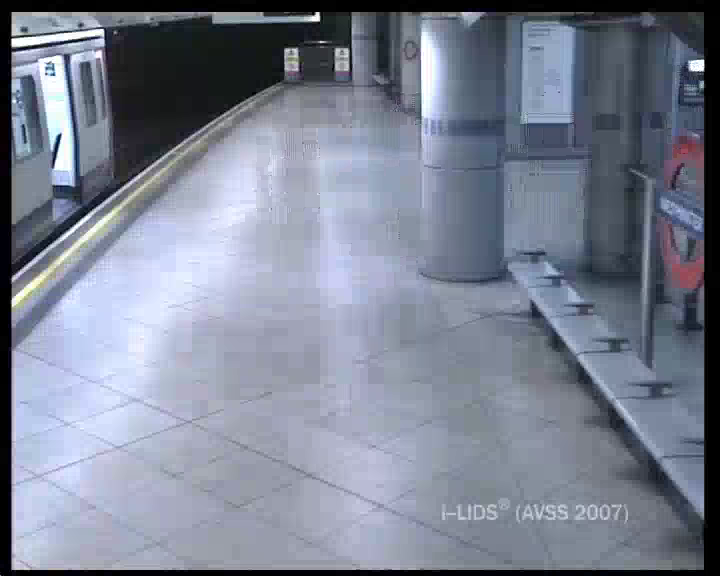
#> input picture frame 460 of AVSS_E2.avi, 720 x 576 px
$ jupyter execute 'Abandoned Object Detection - python code.ipynb'   (shell and % lines are left out)
#> lines starting #> are read from the running program, lines starting #| are printed output that depends on the picture; after the words box and inside, x2 and y2 are one past the last pixel; in counts of white or black regions, pixels touching at a corner belong together
[cell 1]
import numpy as np
import cv2
from matplotlib import pyplot as plt

#Get Statistics of the video + Download Frames

[cell 2]
import numpy as np
import cv2
import os

file_path = r'AVSS_E2.avi'
output_folder = r'C:/Frames/'  # Specify the output folder here

# Check if the output folder exists, create if not
if not os.path.exists(output_folder):
    os.makedirs(output_folder)

cap = cv2.VideoCapture(file_path)

counter = 0
while cap.isOpened():
    # Read the frame
    ret, frame = cap.read()
#> frame is the input picture: shape (576, 720, 3); mean B, G, R 146.5, 130, 123.3

    # Check if frame is successfully read
    if not ret:
        break

    # Save the frame
    FrameNo = output_folder + 'FrameNo' + str(counter) + '.png'
    cv2.imwrite(FrameNo, frame)

    # Show the frame
    cv2.imshow('Window', frame)

    # Check for 'q' key press to exit
    if cv2.waitKey(1) & 0xFF == ord('q'):
#> (key q is pressed here)
        break

    counter += 1

# Print video statistics
print("Frame Count   : ", cap.get(cv2.CAP_PROP_FRAME_COUNT))
print("Format        : ", cap.get(cv2.CAP_PROP_FORMAT))
print("Height        : ", cap.get(cv2.CAP_PROP_FRAME_HEIGHT))
print("Width         : ", cap.get(cv2.CAP_PROP_FRAME_WIDTH))
print("Mode          : ", cap.get(cv2.CAP_PROP_MODE))
print("Brightness    : ", cap.get(cv2.CAP_PROP_BRIGHTNESS))
print("Fourcc        : ", cap.get(cv2.CAP_PROP_FOURCC))
print("Contrast      : ", cap.get(cv2.CAP_PROP_CONTRAST))
print("FrameperSec   : ", cap.get(cv2.CAP_PROP_FPS))

# Calculate and print video duration
FrameCount = cap.get(cv2.CAP_PROP_FRAME_COUNT)
FrameperSecond = cap.get(cv2.CAP_PROP_FPS)
DurationSecond = FrameCount / FrameperSecond if FrameperSecond > 0 else 0
print("FrameDuration : ", DurationSecond, "seconds")

# Release video capture object and close all windows
cap.release()
cv2.destroyAllWindows()

# Find the mask dimension to hide the train

[cell 3]
import numpy as np
import cv2
from matplotlib import pyplot as plt

pathfile = r'FrameNo88_Train.png'

# Load image
img_original = cv2.imread(pathfile)
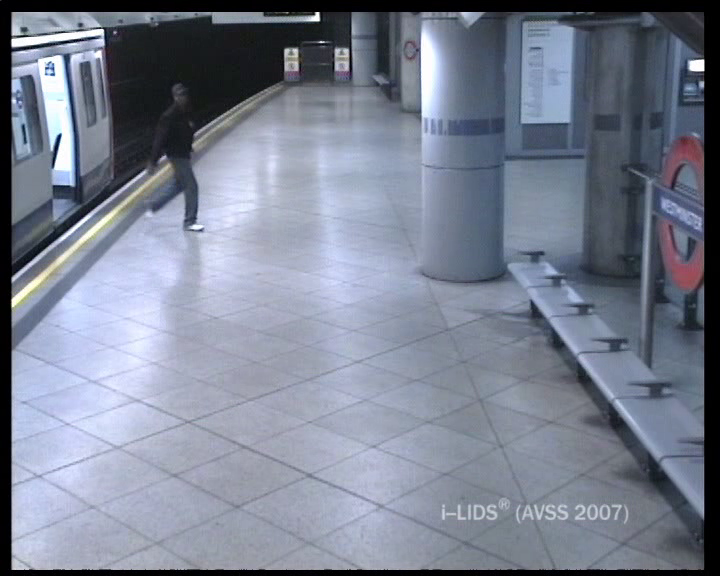
#> input picture FrameNo88_Train.png, 720 x 576 px
#> img_original is the input picture: shape (576, 720, 3); mean B, G, R 145.1, 128.6, 121.6
cv2.imshow('original', img_original)

# Draw Markers + Get width and Height + Break into 10 rows and columns
width = 720
height = 576

# Draw columns at 50 intervals, width step at 50, height from 0 to 576
col_interval = 50
for i in range(0, width, col_interval):
    cv2.line(img_original, (i, 0), (i, height), (255, 255, 0), 2)
    cv2.putText(img_original, '%s' % i, (i, int(col_interval / 2)), cv2.FONT_HERSHEY_SIMPLEX, 0.3, (0, 0, 0), thickness=1)  # 0.6 is the fontScale
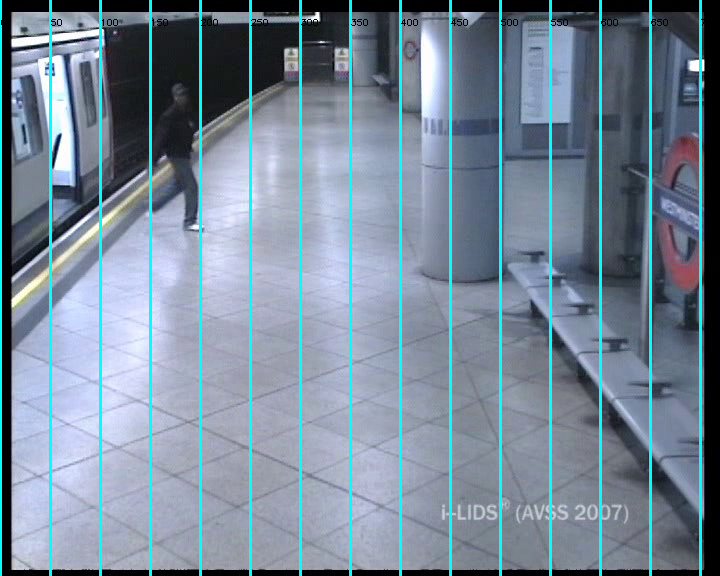
#> img_original: shape (576, 720, 3); 6.26% of pixels changed, all inside (x1, y1, x2, y2) = (0, 0, 712, 576)
cv2.imshow('markers_col', img_original)

# Draw rows at 50 interval
row_interval = 50
for i in range(0, height, row_interval):
    cv2.line(img_original, (0, i), (width, i), (255, 255, 0), 2)
    cv2.putText(img_original, '%s' % i, (int(row_interval / 2), i), cv2.FONT_HERSHEY_SIMPLEX, 0.3, (0, 0, 0), thickness=1)  # 0.6 is the fontScale
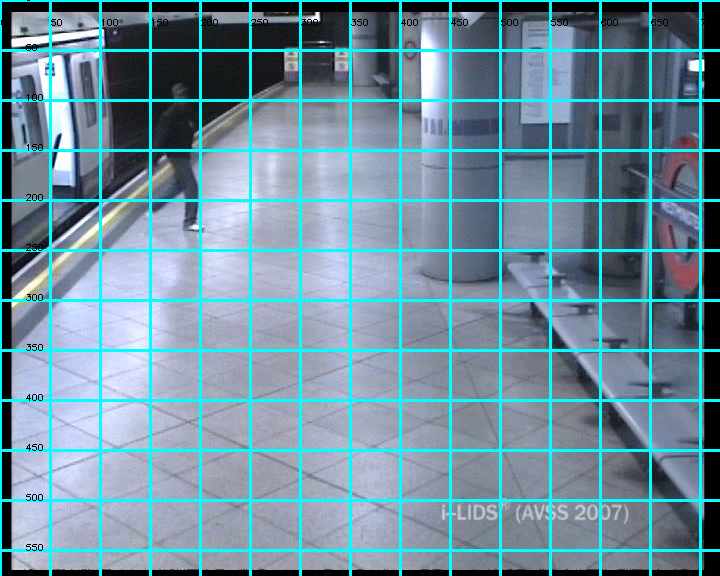
#> img_original: shape (576, 720, 3); 5.79% of pixels changed, all inside (x1, y1, x2, y2) = (2, 0, 720, 552)

cv2.imshow('markers_col_row', img_original)

# Manually read the grid and mark down the x, y of the area of interest + Draw the polygon to confirm the mask location
# First mask - which is whole image black
mask = np.zeros(img_original.shape[:2], dtype="uint8")  # (576, 720, 3), take (576,720) same height and width as the image
cv2.imshow('mask', mask)

pts = np.array([[280, 80], [0, 300], [0, 500], [700, 500], [700, 80]], np.int32)

# Draw the polygon on the image
cv2.polylines(img_original, [pts], True, (255, 0, 0), thickness=2)
#> img_original: shape (576, 720, 3); 1.48% of pixels changed, all inside (x1, y1, x2, y2) = (0, 79, 702, 502)
cv2.imshow('AreaOfInterest', img_original)

print("Area of Interest :\n", pts)

# Fill the polygon on the mask
cv2.fillPoly(mask, [pts], 255)
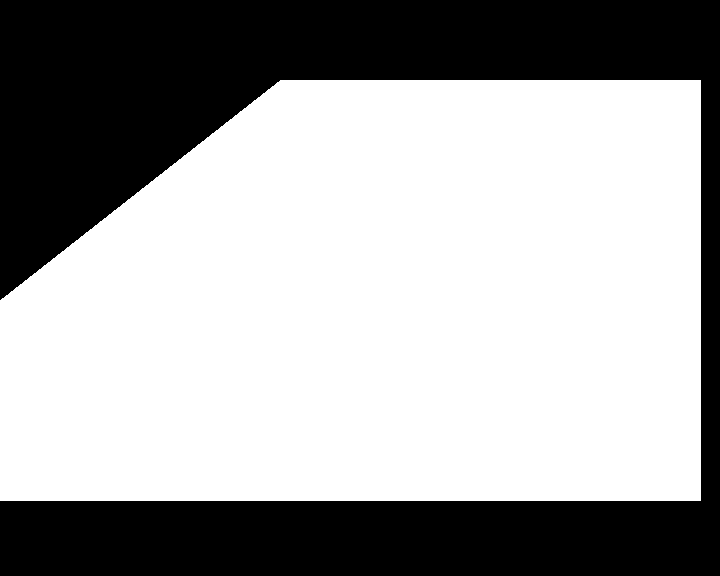
#> mask: shape (576, 720); 63.7% white; 1 black region, box (x1, y1, x2, y2) and area: (0, 0, 720, 576) 150519
cv2.imshow('Masked', mask)

# Bitwise AND to apply the mask
masked = cv2.bitwise_and(img_original, img_original, mask=mask)
cv2.imshow('MaskedImg', masked)

# Show all images in Matplotlib
plt.figure(figsize=(20, 20))  # control size ; width and height in inches
plt.subplot(231), plt.imshow(cv2.cvtColor(img_original, cv2.COLOR_BGR2RGB)), plt.title('Original'), plt.xticks([]), plt.yticks([])
plt.subplot(232), plt.imshow(cv2.cvtColor(masked, cv2.COLOR_BGR2RGB)), plt.title('MaskedImg'), plt.xticks([]), plt.yticks([])

cv2.waitKey(0)
cv2.destroyAllWindows()
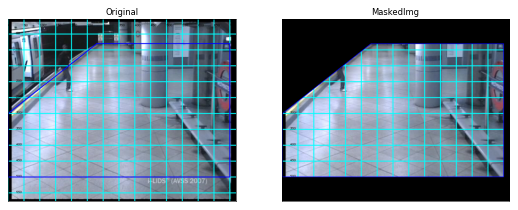
#> figure drawn by matplotlib, 2 panels

# BackgroundSubtractorMOG

[cell 4]
import numpy as np
import cv2
from collections import Counter, defaultdict

pathfile = r'FrameNo88_Train.png'

# Size the window first
cv2.namedWindow('CannyEdgeDet', cv2.WINDOW_NORMAL)  # user can resize window
cv2.namedWindow('frame', cv2.WINDOW_NORMAL)  # user can resize window
cv2.namedWindow('Abandoned Object Detection', cv2.WINDOW_NORMAL)  # user can resize window
cv2.namedWindow('frame_masked', cv2.WINDOW_NORMAL)  # user can resize window
cv2.namedWindow('Morph_Close', cv2.WINDOW_NORMAL)  # user can resize window

# Load image
img_original = cv2.imread(pathfile)
cv2.imshow('original', img_original)

# Create Black Mask + Draw White Polygon on Black Mask
mask = np.zeros(img_original.shape[:2], dtype="uint8")  # (576, 720), same height and width as the image
pts = np.array([[280, 80], [0, 300], [0, 500], [650, 500], [650, 80]], np.int32)
cv2.fillPoly(mask, [pts], 255, 1)
#> mask: shape (576, 720); 58.7% white; 1 black region, box (x1, y1, x2, y2) and area: (0, 0, 720, 576) 171429
cv2.imshow('Masked', mask)

# Location of video and first frame
file_path = r'AVSS_E2.avi'

# Read video
cap = cv2.VideoCapture(file_path)

# Initialize BackgroundSubtractor
fgbg = cv2.createBackgroundSubtractorMOG2()

consecutiveframe = 20

track_temp = []
track_master = []
track_temp2 = []

top_contour_dict = defaultdict(int)
obj_detected_dict = defaultdict(int)

frameno = 0

while cap.isOpened():
    ret, frame = cap.read()
    if not ret:
        break
    frameno += 1
    cv2.putText(frame, f'Frameno:{frameno}', (400, 50), cv2.FONT_HERSHEY_SIMPLEX, 1, (255, 255, 255), 2)
#> frame: shape (576, 720, 3); 0.25% of pixels changed, all inside (x1, y1, x2, y2) = (403, 28, 559, 52)

    # Apply Mask on frame
    fgmask = fgbg.apply(frame)
#> fgmask: shape (576, 720); values 127 (black) and 255 (white), 3.1% white; 54 white regions (26 under 20 px), largest, box (x1, y1, x2, y2) and area: (705, 280, 720, 576) 3716, (704, 48, 720, 272) 2428, (192, 0, 320, 15) 1187
    fgmask_masked = cv2.bitwise_and(fgmask, fgmask, mask=mask)
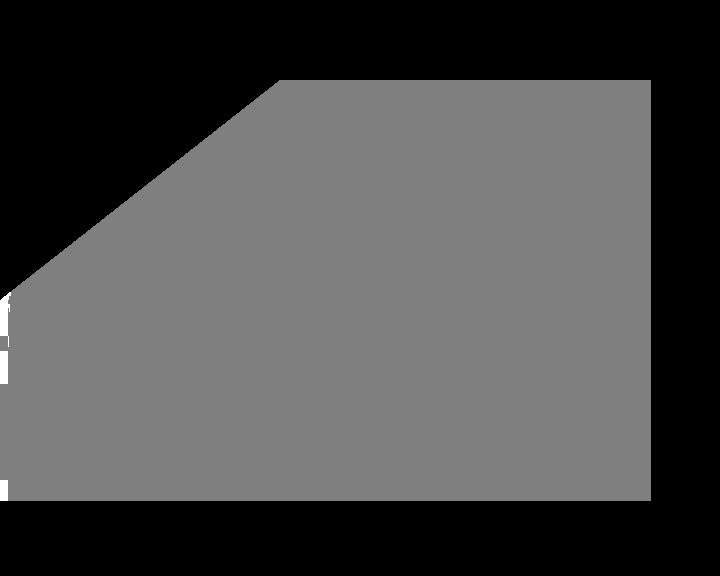
#> fgmask_masked: shape (576, 720); min 0, max 255, mean 74.7

    # Canny Edge Detection (these are broken lines along the boundary)
    edged = cv2.Canny(fgmask_masked, 30, 100)
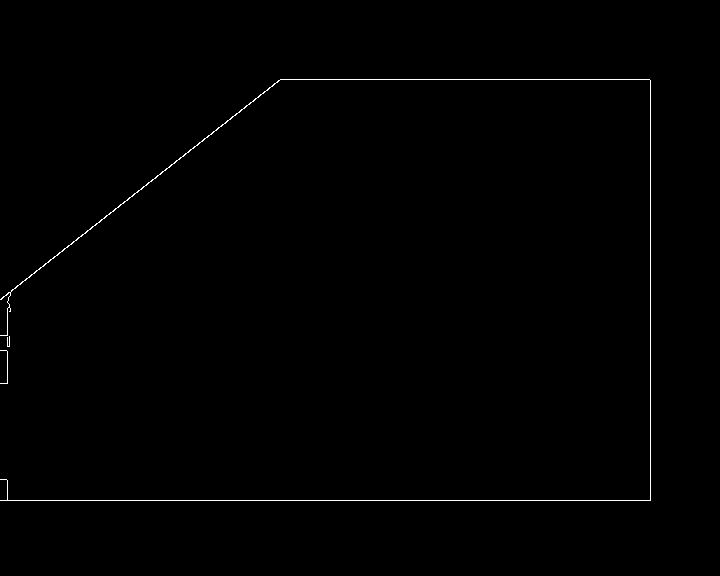
#> edged: shape (576, 720); 0.49% white in thin lines or dots, all inside (x1, y1, x2, y2) = (0, 79, 651, 501)
    cv2.imshow('CannyEdgeDet', edged)

    kernel2 = np.ones((10, 10), np.uint8)
    thresh2 = cv2.morphologyEx(fgmask_masked, cv2.MORPH_CLOSE, kernel2, iterations=2)
    cv2.imshow('Morph_Close', thresh2)

    # Create a copy of the thresh to find contours
    cnts, _ = cv2.findContours(thresh2.copy(), cv2.RETR_EXTERNAL, cv2.CHAIN_APPROX_SIMPLE)
#> cnts = 1 contour; box (x1, y1, x2, y2) and area: (0, 82, 653, 503) 242772

    mycnts = []  # every new frame, set to empty list
    for c in cnts:
        M = cv2.moments(c)
        if M['m00'] == 0:
            continue
        cx = int(M['m10'] / M['m00'])
        cy = int(M['m01'] / M['m00'])

        if 100 <= cv2.contourArea(c) <= 20000:
            mycnts.append(c)
            x, y, w, h = cv2.boundingRect(c)
            cv2.rectangle(frame, (x, y), (x + w, y + h), (0, 255, 0), 2)
            cv2.putText(frame, f'C {cx},{cy},{cx+cy}', (cx, cy), cv2.FONT_HERSHEY_SIMPLEX, 1, (0, 0, 0), 2)
            sumcxcy = cx + cy
            track_temp.append([cx + cy, frameno])
            track_master.append([cx + cy, frameno])
            countuniqueframe = set(j for i, j in track_master)

            if len(countuniqueframe) > consecutiveframe:
                minframeno = min(j for i, j in track_master)
                for i, j in track_master:
                    if j != minframeno:
                        track_temp2.append([i, j])
                track_master = list(track_temp2)
                track_temp2 = []

            countcxcy = Counter(i for i, j in track_master)
            for i, j in countcxcy.items():
                if j >= consecutiveframe:
                    top_contour_dict[i] += 1

            if sumcxcy in top_contour_dict and top_contour_dict[sumcxcy] > 100:
                cv2.rectangle(frame, (x, y), (x + w, y + h), (255, 0, 0), 3)
                cv2.putText(frame, 'CheckObject', (cx, cy), cv2.FONT_HERSHEY_SIMPLEX, 1, (255, 255, 255), 2)
                obj_detected_dict[sumcxcy] = frameno
#> this loop made 1 pass
#> (cx, cy) on pass 1: (355, 309)
#> after the loop, mycnts = []; obj_detected_dict = 0 items; top_contour_dict = 0 items; track_temp = []

    for i, j in obj_detected_dict.items():
        if frameno - obj_detected_dict[i] > 200:
            obj_detected_dict.pop(i)
            top_contour_dict[i] = 0
#> this loop made 0 passes

    cv2.polylines(frame, [pts], True, (255, 0, 0), thickness=2)
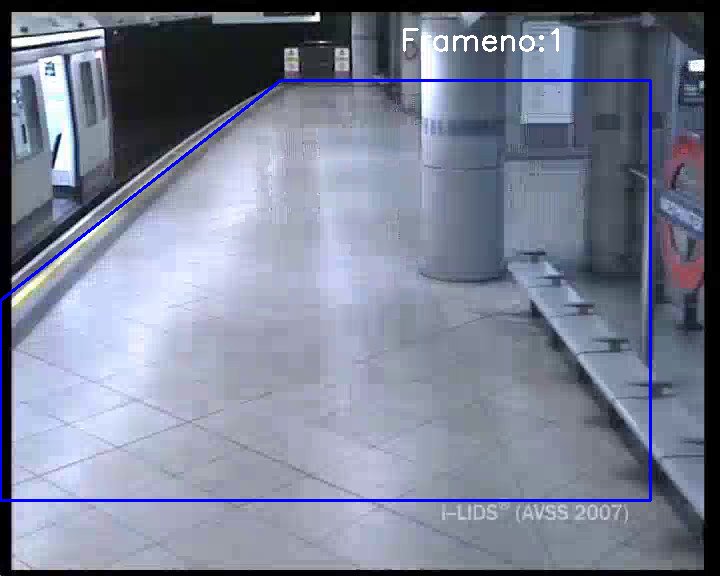
#> frame: shape (576, 720, 3); mean B, G, R 148.5, 128.7, 122.1
    cv2.imshow('Abandoned Object Detection', frame)
    cv2.imshow('frame', fgmask)
    cv2.imshow('frame_masked', fgmask_masked)
    if cv2.waitKey(1) & 0xFF == ord('q'):
#> (key q is pressed here)
        break

cap.release()
cv2.destroyAllWindows()

# Print out the list of top contours and their count
top_contours = sorted(top_contour_dict, key=top_contour_dict.get, reverse=True)
#> top_contours = []
for i in top_contours:
    print(i, top_contour_dict[i])
print("Contours recorded:", len(top_contours))
#| Contours recorded: 0

#Print key,value in Dictionary

#Additions in dictionary

#Print List to File

[cell 5]
fileout_path=r"C:\Users\hnand\Downloads\tempcxcy.txt"

fileout = open(fileout_path,'w')

for cxcy,frameno in track_temp:
    fileout.write('%s;%s\n'%(cxcy,frameno))

fileout.close()

# Omit a value from the list + create a new list + copy new list to master list

# Apply Background Subtraction

* Read firstframe + BGR2GRAY + Gaussian Blur (ksize must be positive and odd) + show firstframe_blur

[cell 6]
import numpy as np
import cv2
import os

# Location of video and first frame
file_path = r'AVSS_E2.avi'
firstframe_path = r'FrameNo88_Train.png'

# Initialize firstframe_blur to None
firstframe_blur = None

# Check if the first frame file exists
if not os.path.exists(firstframe_path):
    print(f"First frame file not found: {firstframe_path}")
else:
    # Read first frame + BGR2GRAY + Gaussian Blur (ksize must be positive and odd) + show firstframe_blur
    firstframe = cv2.imread(firstframe_path)
    if firstframe is None:
        print(f"Failed to read first frame from: {firstframe_path}")
    else:
        firstframe_gray = cv2.cvtColor(firstframe, cv2.COLOR_BGR2GRAY)
        firstframe_blur = cv2.GaussianBlur(firstframe_gray, (21, 21), 0)
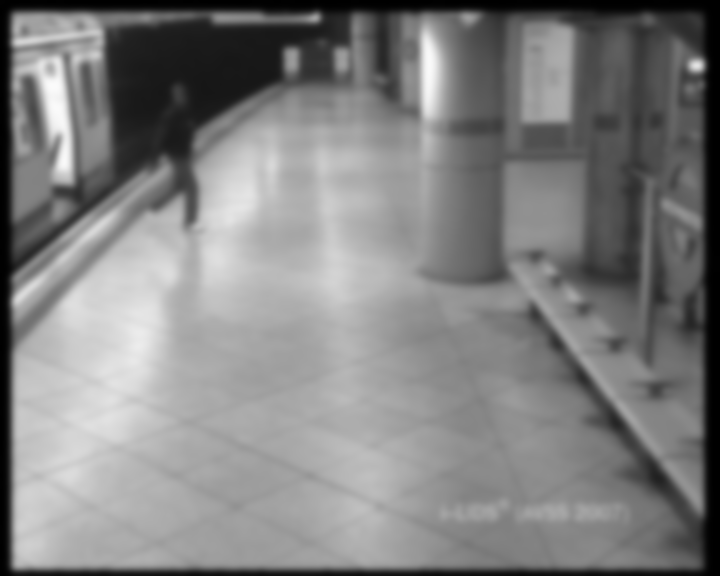
#> firstframe_blur: shape (576, 720); min 0, max 251, mean 128.4
        cv2.imshow('Firstframe_blur', firstframe_blur)

# Only proceed if the first frame was successfully processed
if firstframe_blur is not None:
    # Check if the video file exists
    if not os.path.exists(file_path):
        print(f"Video file not found: {file_path}")
    else:
        cap = cv2.VideoCapture(file_path)

        counter = 0
        frameno = 0

        while cap.isOpened():
            # Read the frame
            ret, frame = cap.read()

            # Check if the frame is read correctly
            if not ret:
                print(f"Failed to read frame {frameno}")
                break

            frameno += 1

            # Draw count line
            cv2.line(frame, (100, 150), (100, 400), (0, 255, 0), 2)
#> frame: shape (576, 720, 3); 0.18% of pixels changed, all inside (x1, y1, x2, y2) = (99, 149, 102, 402)

            # Frame + BGR2GRAY + Gaussian Blur + show frame_blur
            frame_gray = cv2.cvtColor(frame, cv2.COLOR_BGR2GRAY)
            frame_blur = cv2.GaussianBlur(frame_gray, (21, 21), 0)
            cv2.imshow('frame_blur', frame_blur)

            # Absolute difference between firstframe_blur and frame_blur + show frame_difference
            frame_difference = cv2.absdiff(firstframe_blur, frame_blur)
            cv2.imshow('frame_diff', frame_difference)

            # Canny Edge Detection (these are broken lines along the boundary)
            edged = cv2.Canny(frame_difference, 30, 100)  # any gradient between 30 and 150 are considered edges
#> edged: shape (576, 720); 0.07% white in thin lines or dots, all inside (x1, y1, x2, y2) = (148, 135, 199, 229)
            cv2.imshow('Edge', edged)

            # Set up kernel for Morphological Transformation
            kernel = np.ones((15, 15), np.uint8)  # higher the kernel, eg (10,10), more will be eroded or dilated

            # Method 1: Dilate the Edges so that we can find contours
            thresh1 = cv2.dilate(edged, kernel, iterations=3)
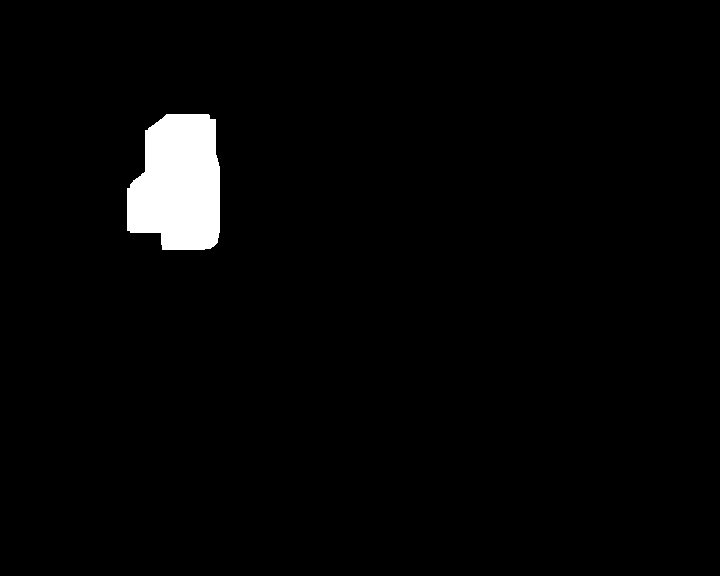
#> thresh1: shape (576, 720); 2.5% white; 1 white region, box (x1, y1, x2, y2) and area: (127, 114, 220, 250) 10411
            cv2.imshow('Dilate', thresh1)

            # Method 2: morphologyEx (CLOSED) Dilation followed by Erosion.
            kernel2 = np.ones((20, 20), np.uint8)  # higher the kernel, eg (10,10), more will be eroded or dilated
            thresh2 = cv2.morphologyEx(edged, cv2.MORPH_CLOSE, kernel2, iterations=2)
#> thresh2: shape (576, 720); 0.62% white; 1 white region
            cv2.imshow('Morph_Close', thresh2)

            # Create a copy of the thresh to find contours
            (cnts, _) = cv2.findContours(thresh2.copy(), cv2.RETR_EXTERNAL, cv2.CHAIN_APPROX_SIMPLE)
#> cnts = 1 contour; box (x1, y1, x2, y2) and area: (150, 137, 201, 231) 2436
#> (the rest of the program and of its run is left out)
